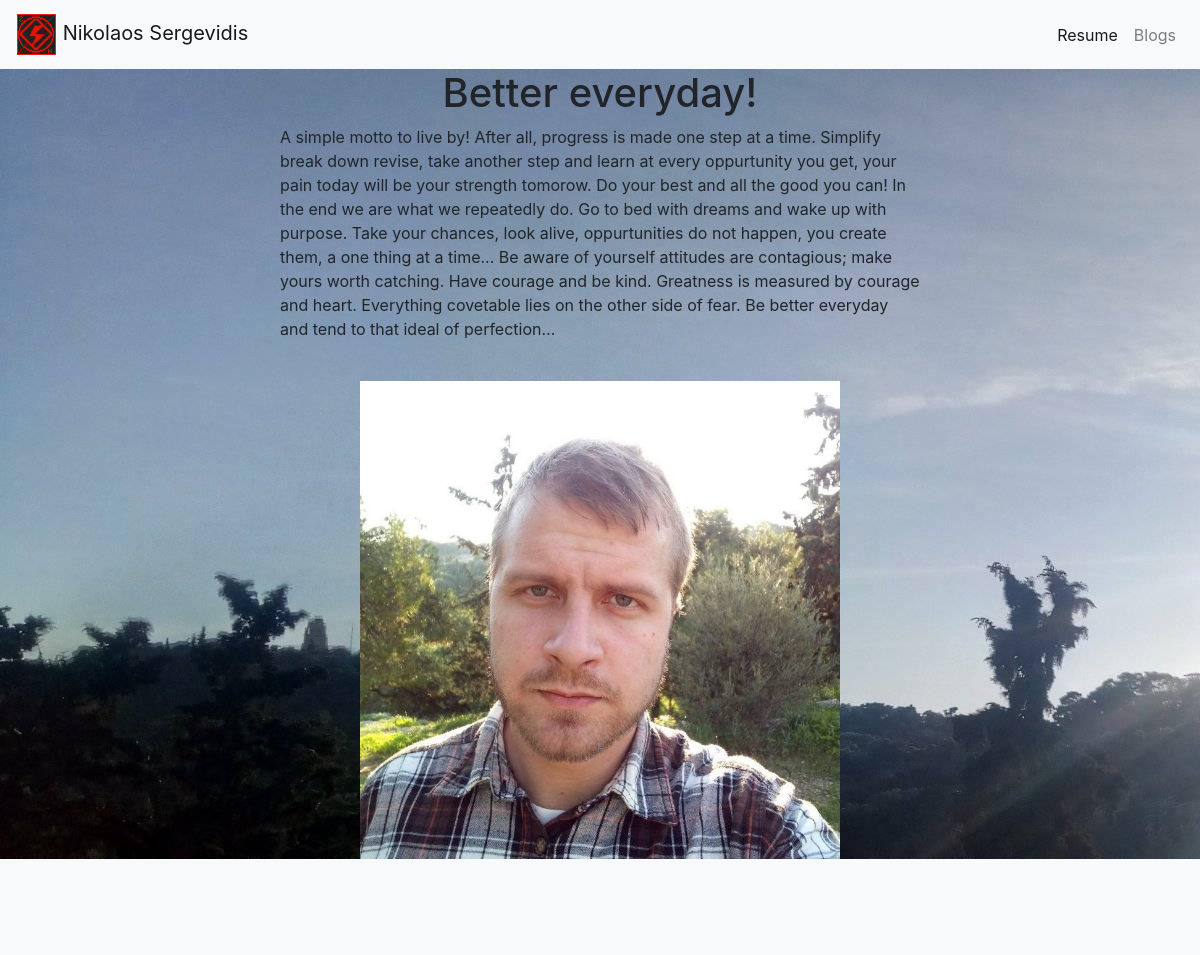
The app's page /, older data.
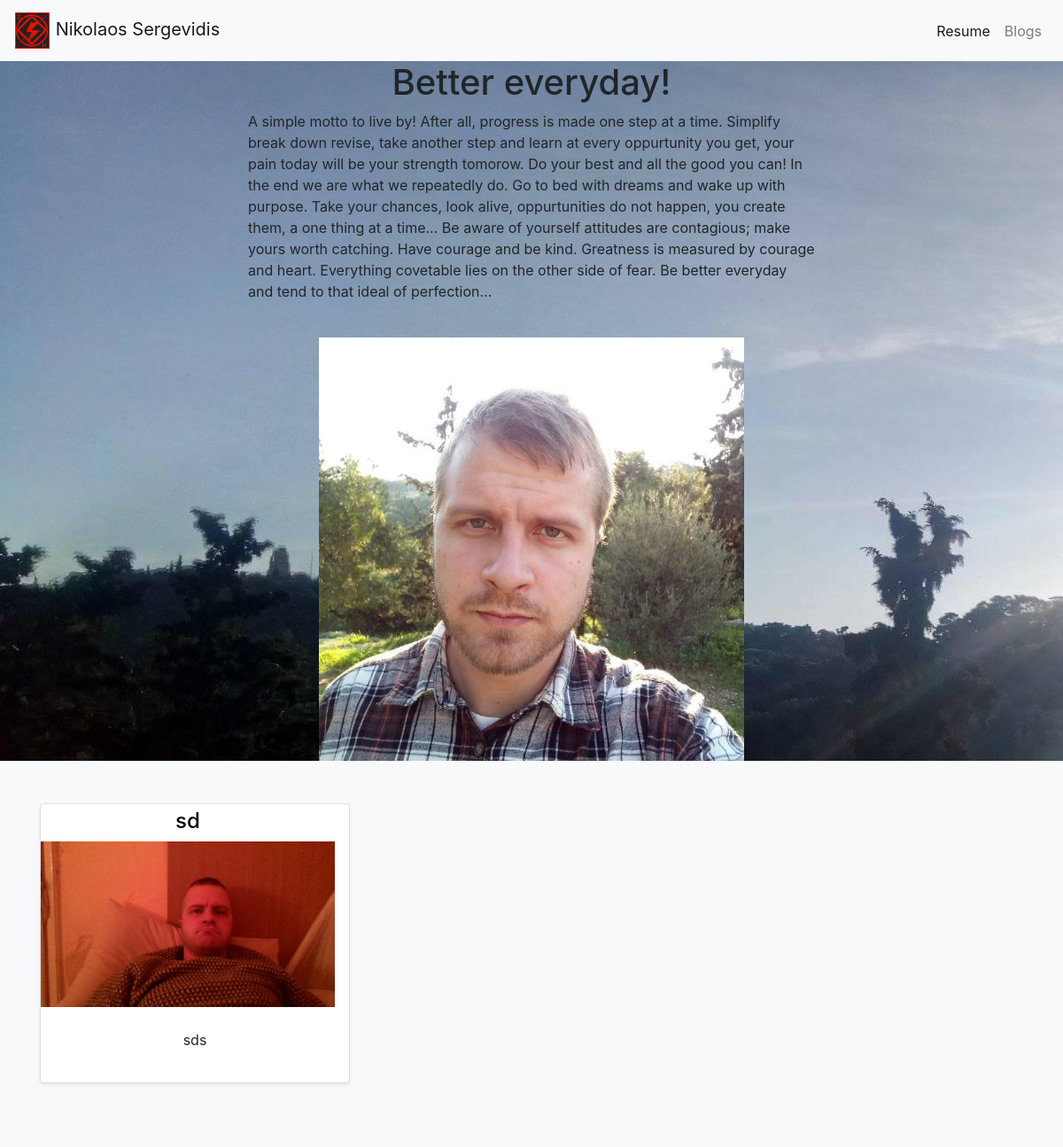
The same page, newer data.
### portofolio/models.py (models this page shows, shortened)
class Project(models.Model):
    title = models.CharField(max_length=100)
    description = models.CharField(max_length=250)
    image=models.ImageField(upload_to='portofolio/images')
    url = models.URLField(blank=True)

### portofolio/views.py (the view)
# urls.py: path('', views.HomePage, name = "home"),
def HomePage(request):
    projects = Project.objects.all()
    return render(request,"portofolio/index.html",{'projects': projects})

### portofolio/templates/portofolio/index.html (shortened to what this page needs)
{% extends 'portofolio/base.html' %}
{% block content %}
    <h1 class="text-center"> Better everyday! </h1>
    <center>
      <p class="text-left" style="width: 40rem;">
        A simple motto to live by! After all, progress is made one step at a time.
        Simplify break down revise, take another step and learn at every oppurtunity
        you get, your pain today will be your strength tomorow. Do your best and all the
        good you can! In the end we are what we repeatedly do. Go to bed with dreams
        and wake up with purpose. Take your chances, look alive, oppurtunities do not happen,
        you create them, a one thing at a time... Be aware of yourself attitudes are
        contagious; make yours worth catching. Have courage and be kind. Greatness
        is measured by courage and heart. Everything covetable lies on the other
        side of fear. Be better everyday and tend to that ideal of perfection...
      </p>
    <br>
    {% load static %}
    <img class="img" src="{% static 'portofolio/images/front.jpg' %}" width="40%" height="40%">
    <br>
    <div class="album py-5 bg-light">
        <div class="container">
          <div class="row">
            {% for project in projects %}
            <div class="col-md-4">
              <div class="card mb-4 shadow-sm">
                <a class="navbar-brand" href="{% url 'home' %}">
                <section>
                  <h4>{{ project.title }}</h4>
                </section>
                <img src="{{ project.image.url }}" alt="" width="100%" height="100%">
                </a>
                <div class="card-body">
                  <p class="card-text">{{ project.description }}</p>
                </div>
              </div>
            </div>
              {% endfor %}
          </div>
        </div>
    </div>
    </center>
{% endblock %}

Row changes from the older to the newer data that the page shows:
added Project: title "sd", image (picture), description "sds"
